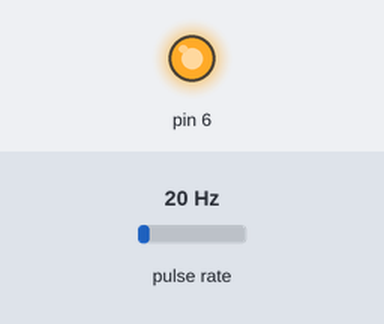
Bench run of a sketch on a simulated Arduino Uno, built with avr-gcc and run on an emulated ATmega328P. Shown: output pins drawn as LEDs (lit = HIGH). Wiring (inferred from the names in the program): pulse sensor: data pin 3. The inputs (shaded band) are chosen by the test bench; at power-on: pulse rate 20 Hz. What the sketch prints to the serial monitor is not drawn.

Above: at 0.1 s.
Timing chart, 0 to 1.6 s (numbered marks = the images above):
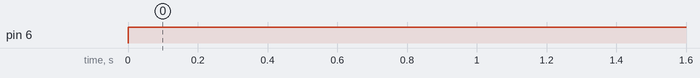

The sketch:

readEncoder.ino
```cpp
// Motor encoder output pulse per rotation (change as required)
#define ENC_COUNT_REV 245

// Encoder output to Arduino Interrupt pin
#define ENC_IN 3

// Pulse count from encoder
volatile long encoderValue = 0;

// One-second interval for measurements
int interval = 1000;

// Counters for milliseconds during interval
long previousMillis = 0;
long currentMillis = 0;
 long motorTiming = 0;
 long timeNow = 0;
// Variable for RPM measuerment
int rpm = 0;

// Variable for PWM motor speed output
int motorPwm = 0;

void setup()
{
  // Setup Serial Monitor
  Serial.begin(9600);

  // Set encoder as input with internal pullup
  pinMode(ENC_IN, INPUT_PULLUP);

  // Attach interrupt
  attachInterrupt(digitalPinToInterrupt(ENC_IN), updateEncoder, RISING);

  // Setup initial values for timer
  previousMillis = millis();
  motorTiming = millis();
}

void loop()
{
timeNow = millis();
while(round((timeNow-motorTiming)/1000)%5==0){
analogWrite(6,255);
rpm = getRpm();
 }
rpm = getRpm();


}

int getRpm(){
 // Update RPM value every second
  currentMillis = millis();
  if (currentMillis - previousMillis > interval) {
    previousMillis = currentMillis;


    // Calculate RPM
    rpm = (float)(encoderValue * 60 / ENC_COUNT_REV);

    // Only update display when there is a reading
    Serial.println(rpm);

    encoderValue = 0;
  }
  return rpm;

}
 void runMotor(){
  delay(1000);
    analogWrite(6,0);
    delay(1000);
      analogWrite(6,255);

  }
void updateEncoder()
{
  // Increment value for each pulse from encoder
  encoderValue++;
}
```

Measured:
- by itself, pin 6: LOW → HIGH at 0.00 s
